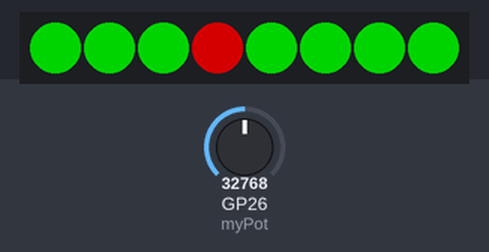
A program run on a simulated Raspberry Pi Pico running MicroPython. On the bench: 8 RGB LEDs in strip order, left to right. Inputs (shaded band) come from the test bench; at power-on: GP26 (myPot) = 32768 (analog values on the 0–65535 scale). Dim RGB values are drawn brighter than linear; what the program prints to the serial console is not drawn.

Above: at 1.2 s.
1.3 s: GP26 (myPot) set to 7864
At 2.19 s:
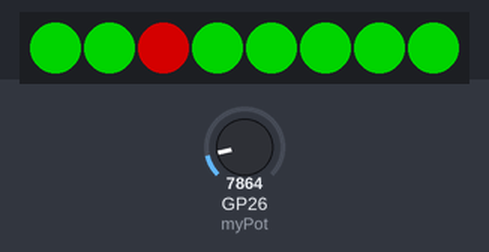
3.5 s: GP26 (myPot) set to 19660
5.5 s: GP26 (myPot) set to 0
At 5.78 s:
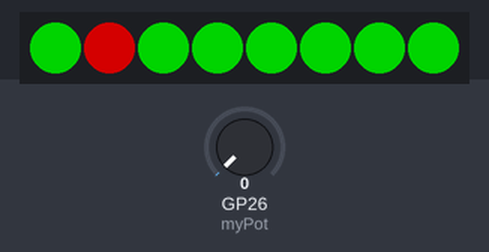
Timing chart, 0 to 16.5 s (numbered marks = the images above; inputs shaded):
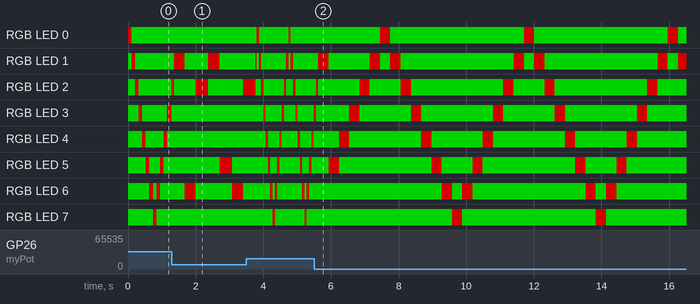

The program:

Larson_Scanner.py
```python
# Lesson 53 McWhorter's Pico W Course
# Larson Scanner with Potentiometer
# Lori Pfahler
# January 2024

# import modules - using neopixel library that is built in
import neopixel
from machine import Pin
from utime import sleep

# setup neopixel string
strPin = 0
nPixels = 8
myString = neopixel.NeoPixel(Pin(strPin), nPixels)

# setup potentiometer to control speed of scanning
myPot = machine.ADC(26)


# color dictionary
colors = {
    'RED_255'         : (255, 0 ,0),
    'RED_128'         : (128, 0, 0),
    'RED_50'          : (50, 0, 0),
    'RED_5'           : (5, 0, 0),
    'GREEN_255'       : (0, 255, 0),
    'GREEN_128'       : (0, 128, 0),
    'GREEN_50'        : (0, 50, 0),
    'GREEN_5'         : (0, 5, 0),
    'BLACK'           : (0, 0, 0),
    }

# delay times
fastDelay = 0.01
slowDelay = 0.2
# slope for equation to link delayTime to potValue
slope = (slowDelay - fastDelay)/65535

try:
    # [0, 1, 2, 3, 4, 5, 6, 7, 6, 5, 4, 3, 2, 1]
    pattern_list = list(range(0, nPixels)) + list(range(nPixels - 2, 0, -1))
    print(pattern_list)
    while True:
        potValue = myPot.read_u16()
        # scale the potValue to the desired range of delay times
        delayTime = (slope * potValue) + fastDelay
        # print for debugging and observing potValue and delayTime
        print(f'potValue: {potValue:5d}, delayTime: {delayTime:4.2f}', end = '\r')
        # create the sequence I want to use for scanner; when nPixels = 8
        for i in pattern_list:

            myString.fill(colors['GREEN_128'])
            myString[i] = colors['RED_128']
            myString.write()
            sleep(delayTime)

except KeyboardInterrupt:
    myString.fill(colors['BLACK'])
    myString.write()
```
